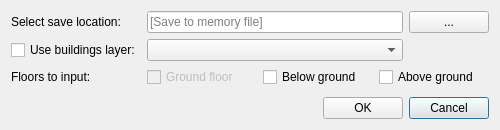
<?xml version="1.0" encoding="UTF-8"?>
<ui version="4.0">
 <class>CreatenewDialogBase</class>
 <widget class="QDialog" name="CreatenewDialogBase">
  <property name="geometry">
   <rect>
    <x>0</x>
    <y>0</y>
    <width>500</width>
    <height>130</height>
   </rect>
  </property>
  <property name="sizePolicy">
   <sizepolicy hsizetype="Preferred" vsizetype="Fixed">
    <horstretch>0</horstretch>
    <verstretch>0</verstretch>
   </sizepolicy>
  </property>
  <property name="minimumSize">
   <size>
    <width>500</width>
    <height>130</height>
   </size>
  </property>
  <property name="maximumSize">
   <size>
    <width>16777215</width>
    <height>130</height>
   </size>
  </property>
  <property name="windowTitle">
   <string>Create new land use layer</string>
  </property>
  <layout class="QGridLayout" name="gridLayout">
   <item row="1" column="0">
    <widget class="QCheckBox" name="createNewLUFileCheckBox">
     <property name="text">
      <string>Use buildings layer:</string>
     </property>
    </widget>
   </item>
   <item row="0" column="0">
    <widget class="QLabel" name="SavelocationlabelLU">
     <property name="sizePolicy">
      <sizepolicy hsizetype="Maximum" vsizetype="Maximum">
       <horstretch>0</horstretch>
       <verstretch>0</verstretch>
      </sizepolicy>
     </property>
     <property name="text">
      <string>Select save location:</string>
     </property>
    </widget>
   </item>
   <item row="0" column="1" colspan="3">
    <widget class="QLineEdit" name="lineEditLU">
     <property name="placeholderText">
      <string>[Save to memory file]</string>
     </property>
    </widget>
   </item>
   <item row="4" column="4">
    <widget class="QPushButton" name="closePopUpLUButton">
     <property name="sizePolicy">
      <sizepolicy hsizetype="Maximum" vsizetype="Fixed">
       <horstretch>0</horstretch>
       <verstretch>0</verstretch>
      </sizepolicy>
     </property>
     <property name="text">
      <string>Cancel</string>
     </property>
    </widget>
   </item>
   <item row="2" column="1" colspan="4">
    <layout class="QHBoxLayout" name="horizontalLayout">
     <item>
      <widget class="QCheckBox" name="LUincGFcheckBox">
       <property name="enabled">
        <bool>false</bool>
       </property>
       <property name="text">
        <string>Ground floor</string>
       </property>
      </widget>
     </item>
     <item>
      <widget class="QCheckBox" name="LUincLFcheckBox">
       <property name="text">
        <string>Below ground</string>
       </property>
      </widget>
     </item>
     <item>
      <widget class="QCheckBox" name="LUincUFcheckBox">
       <property name="text">
        <string>Above ground</string>
       </property>
      </widget>
     </item>
    </layout>
   </item>
   <item row="2" column="0">
    <widget class="QLabel" name="label">
     <property name="text">
      <string>Floors to input: </string>
     </property>
    </widget>
   </item>
   <item row="1" column="1" colspan="3">
    <widget class="QComboBox" name="selectbuildingCombo"/>
   </item>
   <item row="0" column="4">
    <widget class="QPushButton" name="pushButtonSelectLocationLU">
     <property name="sizePolicy">
      <sizepolicy hsizetype="Maximum" vsizetype="Fixed">
       <horstretch>0</horstretch>
       <verstretch>0</verstretch>
      </sizepolicy>
     </property>
     <property name="text">
      <string>...</string>
     </property>
    </widget>
   </item>
   <item row="3" column="4">
    <spacer name="verticalSpacer_2">
     <property name="orientation">
      <enum>Qt::Vertical</enum>
     </property>
     <property name="sizeHint" stdset="0">
      <size>
       <width>20</width>
       <height>16</height>
      </size>
     </property>
    </spacer>
   </item>
   <item row="4" column="3">
    <widget class="QPushButton" name="pushButtonLUNewFileDLG">
     <property name="sizePolicy">
      <sizepolicy hsizetype="Maximum" vsizetype="Fixed">
       <horstretch>0</horstretch>
       <verstretch>0</verstretch>
      </sizepolicy>
     </property>
     <property name="text">
      <string>OK</string>
     </property>
    </widget>
   </item>
  </layout>
 </widget>
 <resources/>
 <connections/>
</ui>
